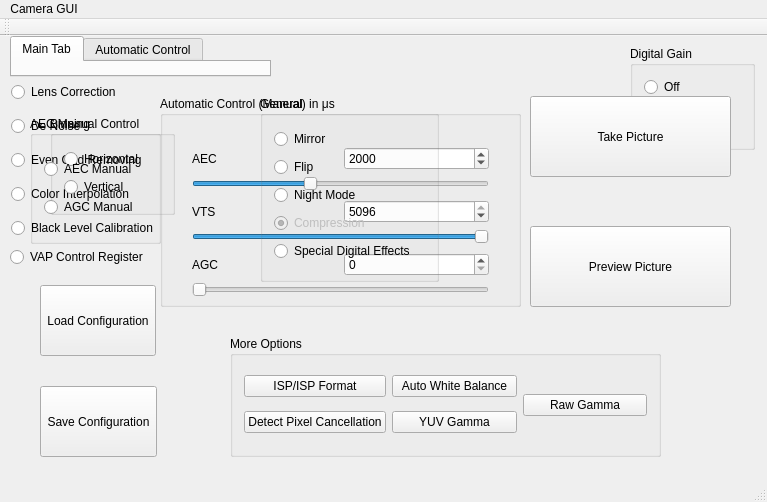
<?xml version="1.0" encoding="UTF-8"?>
<ui version="4.0">
 <class>MainWindow</class>
 <widget class="QMainWindow" name="MainWindow">
  <property name="geometry">
   <rect>
    <x>0</x>
    <y>0</y>
    <width>767</width>
    <height>502</height>
   </rect>
  </property>
  <property name="windowTitle">
   <string>MainWindow</string>
  </property>
  <widget class="QWidget" name="centralWidget">
   <widget class="QGroupBox" name="binningBox">
    <property name="geometry">
     <rect>
      <x>50</x>
      <y>80</y>
      <width>125</width>
      <height>99</height>
     </rect>
    </property>
    <property name="title">
     <string>Binning</string>
    </property>
    <layout class="QVBoxLayout" name="verticalLayout">
     <item>
      <widget class="QRadioButton" name="binningHorizontalRadio">
       <property name="text">
        <string>Horizontal</string>
       </property>
       <property name="autoExclusive">
        <bool>false</bool>
       </property>
      </widget>
     </item>
     <item>
      <widget class="QRadioButton" name="binningVerticalRadio">
       <property name="text">
        <string>Vertical</string>
       </property>
       <property name="autoExclusive">
        <bool>false</bool>
       </property>
      </widget>
     </item>
    </layout>
   </widget>
   <widget class="QGroupBox" name="digitalGainBox">
    <property name="geometry">
     <rect>
      <x>630</x>
      <y>10</y>
      <width>125</width>
      <height>104</height>
     </rect>
    </property>
    <property name="title">
     <string>Digital Gain</string>
    </property>
    <layout class="QVBoxLayout" name="verticalLayout_3">
     <item>
      <widget class="QRadioButton" name="digitalGainOffRadio">
       <property name="text">
        <string>Off</string>
       </property>
      </widget>
     </item>
     <item>
      <layout class="QHBoxLayout" name="horizontalLayout">
       <item>
        <widget class="QSpinBox" name="digitalGainSpin"/>
       </item>
       <item>
        <widget class="QLabel" name="digitalGainLabel">
         <property name="text">
          <string>X</string>
         </property>
        </widget>
       </item>
      </layout>
     </item>
    </layout>
   </widget>
   <widget class="QPushButton" name="takePictureButton">
    <property name="geometry">
     <rect>
      <x>530</x>
      <y>60</y>
      <width>201</width>
      <height>81</height>
     </rect>
    </property>
    <property name="text">
     <string>Take Picture</string>
    </property>
   </widget>
   <widget class="QGroupBox" name="automaticControlBox">
    <property name="geometry">
     <rect>
      <x>160</x>
      <y>60</y>
      <width>361</width>
      <height>211</height>
     </rect>
    </property>
    <property name="title">
     <string>Automatic Control (Manual) in μs</string>
    </property>
    <widget class="QWidget" name="layoutWidget">
     <property name="geometry">
      <rect>
       <x>10</x>
       <y>26</y>
       <width>341</width>
       <height>200</height>
      </rect>
     </property>
     <layout class="QVBoxLayout" name="verticalLayout_9">
      <item>
       <widget class="QFrame" name="automaticControlFrame">
        <layout class="QVBoxLayout" name="verticalLayout_6">
         <item>
          <layout class="QVBoxLayout" name="verticalLayout_4">
           <item>
            <layout class="QHBoxLayout" name="horizontalLayout_2">
             <item>
              <widget class="QLabel" name="automaticControlAECLabel">
               <property name="text">
                <string>AEC</string>
               </property>
              </widget>
             </item>
             <item>
              <widget class="QSpinBox" name="automaticControlAECSpin">
               <property name="maximum">
                <number>5096</number>
               </property>
               <property name="value">
                <number>2000</number>
               </property>
              </widget>
             </item>
            </layout>
           </item>
           <item>
            <widget class="QSlider" name="automaticControlAECSlider">
             <property name="maximum">
              <number>5096</number>
             </property>
             <property name="value">
              <number>2000</number>
             </property>
             <property name="orientation">
              <enum>Qt::Horizontal</enum>
             </property>
            </widget>
           </item>
          </layout>
         </item>
         <item>
          <layout class="QVBoxLayout" name="verticalLayout_11">
           <item>
            <layout class="QHBoxLayout" name="horizontalLayout_5">
             <item>
              <widget class="QLabel" name="automaticControlVTSLabel">
               <property name="text">
                <string>VTS</string>
               </property>
              </widget>
             </item>
             <item>
              <widget class="QSpinBox" name="automaticControlVTSSpin">
               <property name="minimum">
                <number>0</number>
               </property>
               <property name="maximum">
                <number>5096</number>
               </property>
               <property name="value">
                <number>5096</number>
               </property>
              </widget>
             </item>
            </layout>
           </item>
           <item>
            <widget class="QSlider" name="automaticControlVTSSlider">
             <property name="maximum">
              <number>5096</number>
             </property>
             <property name="value">
              <number>5096</number>
             </property>
             <property name="orientation">
              <enum>Qt::Horizontal</enum>
             </property>
            </widget>
           </item>
          </layout>
         </item>
         <item>
          <layout class="QVBoxLayout" name="verticalLayout_5">
           <item>
            <layout class="QHBoxLayout" name="horizontalLayout_3">
             <item>
              <widget class="QLabel" name="automaticControlAGCLabel">
               <property name="text">
                <string>AGC</string>
               </property>
              </widget>
             </item>
             <item>
              <widget class="QSpinBox" name="automaticControlAGCSpin">
               <property name="maximum">
                <number>64</number>
               </property>
              </widget>
             </item>
            </layout>
           </item>
           <item>
            <widget class="QSlider" name="automaticControlAGCSlider">
             <property name="maximum">
              <number>64</number>
             </property>
             <property name="orientation">
              <enum>Qt::Horizontal</enum>
             </property>
            </widget>
           </item>
          </layout>
         </item>
        </layout>
       </widget>
      </item>
     </layout>
    </widget>
   </widget>
   <widget class="QGroupBox" name="groupBox">
    <property name="geometry">
     <rect>
      <x>230</x>
      <y>300</y>
      <width>431</width>
      <height>121</height>
     </rect>
    </property>
    <property name="title">
     <string>More Options</string>
    </property>
    <layout class="QHBoxLayout" name="horizontalLayout_4">
     <item>
      <layout class="QVBoxLayout" name="verticalLayout_7">
       <item>
        <widget class="QPushButton" name="ispButton">
         <property name="text">
          <string>ISP/ISP Format</string>
         </property>
        </widget>
       </item>
       <item>
        <widget class="QPushButton" name="detectPixelCancellationButton">
         <property name="text">
          <string>Detect Pixel Cancellation</string>
         </property>
        </widget>
       </item>
      </layout>
     </item>
     <item>
      <layout class="QVBoxLayout" name="verticalLayout_8">
       <item>
        <widget class="QPushButton" name="autoWhiteBalanceButton">
         <property name="text">
          <string>Auto White Balance</string>
         </property>
        </widget>
       </item>
       <item>
        <widget class="QPushButton" name="yuvGammaButton">
         <property name="text">
          <string>YUV Gamma</string>
         </property>
        </widget>
       </item>
      </layout>
     </item>
     <item>
      <widget class="QPushButton" name="rawGammaButton">
       <property name="text">
        <string>Raw Gamma</string>
       </property>
      </widget>
     </item>
    </layout>
   </widget>
   <widget class="QPushButton" name="saveButton">
    <property name="geometry">
     <rect>
      <x>40</x>
      <y>350</y>
      <width>117</width>
      <height>71</height>
     </rect>
    </property>
    <property name="text">
     <string>Save Configuration</string>
    </property>
   </widget>
   <widget class="QTabWidget" name="tabWidget">
    <property name="geometry">
     <rect>
      <x>10</x>
      <y>0</y>
      <width>261</width>
      <height>41</height>
     </rect>
    </property>
    <property name="currentIndex">
     <number>0</number>
    </property>
    <widget class="QWidget" name="mainTab">
     <attribute name="title">
      <string>Main Tab</string>
     </attribute>
    </widget>
    <widget class="QWidget" name="automaticControlTab">
     <attribute name="title">
      <string>Automatic Control</string>
     </attribute>
    </widget>
   </widget>
   <widget class="QPushButton" name="loadButton">
    <property name="geometry">
     <rect>
      <x>40</x>
      <y>249</y>
      <width>116</width>
      <height>71</height>
     </rect>
    </property>
    <property name="text">
     <string>Load Configuration</string>
    </property>
   </widget>
   <widget class="QRadioButton" name="lensCorrectionRadio">
    <property name="enabled">
     <bool>true</bool>
    </property>
    <property name="geometry">
     <rect>
      <x>11</x>
      <y>45</y>
      <width>118</width>
      <height>22</height>
     </rect>
    </property>
    <property name="mouseTracking">
     <bool>false</bool>
    </property>
    <property name="text">
     <string>Lens Correction</string>
    </property>
    <property name="autoExclusive">
     <bool>false</bool>
    </property>
   </widget>
   <widget class="QRadioButton" name="deNoiseRadio">
    <property name="geometry">
     <rect>
      <x>11</x>
      <y>79</y>
      <width>79</width>
      <height>22</height>
     </rect>
    </property>
    <property name="mouseTracking">
     <bool>false</bool>
    </property>
    <property name="text">
     <string>De Noise</string>
    </property>
    <property name="autoExclusive">
     <bool>false</bool>
    </property>
   </widget>
   <widget class="QRadioButton" name="evenOddRemovingRadio">
    <property name="geometry">
     <rect>
      <x>11</x>
      <y>113</y>
      <width>143</width>
      <height>22</height>
     </rect>
    </property>
    <property name="mouseTracking">
     <bool>false</bool>
    </property>
    <property name="text">
     <string>Even Odd Removing</string>
    </property>
    <property name="autoExclusive">
     <bool>false</bool>
    </property>
   </widget>
   <widget class="QRadioButton" name="colorInterpolationRadio">
    <property name="geometry">
     <rect>
      <x>11</x>
      <y>147</y>
      <width>135</width>
      <height>22</height>
     </rect>
    </property>
    <property name="mouseTracking">
     <bool>false</bool>
    </property>
    <property name="text">
     <string>Color Interpolation</string>
    </property>
    <property name="autoExclusive">
     <bool>false</bool>
    </property>
   </widget>
   <widget class="QRadioButton" name="blackLevelCalibrationRadio">
    <property name="geometry">
     <rect>
      <x>11</x>
      <y>181</y>
      <width>156</width>
      <height>22</height>
     </rect>
    </property>
    <property name="mouseTracking">
     <bool>false</bool>
    </property>
    <property name="text">
     <string>Black Level Calibration</string>
    </property>
    <property name="autoExclusive">
     <bool>false</bool>
    </property>
   </widget>
   <widget class="QRadioButton" name="vapControlRegisterRadio">
    <property name="geometry">
     <rect>
      <x>10</x>
      <y>210</y>
      <width>148</width>
      <height>22</height>
     </rect>
    </property>
    <property name="mouseTracking">
     <bool>false</bool>
    </property>
    <property name="text">
     <string>VAP Control Register</string>
    </property>
    <property name="autoExclusive">
     <bool>false</bool>
    </property>
   </widget>
   <widget class="QPushButton" name="previewPictureButton">
    <property name="geometry">
     <rect>
      <x>530</x>
      <y>190</y>
      <width>201</width>
      <height>81</height>
     </rect>
    </property>
    <property name="text">
     <string>Preview Picture</string>
    </property>
   </widget>
   <widget class="QGroupBox" name="generalBox">
    <property name="geometry">
     <rect>
      <x>260</x>
      <y>60</y>
      <width>179</width>
      <height>186</height>
     </rect>
    </property>
    <property name="title">
     <string>General</string>
    </property>
    <layout class="QVBoxLayout" name="verticalLayout_2">
     <item>
      <widget class="QRadioButton" name="mirrorRadio">
       <property name="mouseTracking">
        <bool>false</bool>
       </property>
       <property name="text">
        <string>Mirror</string>
       </property>
       <property name="autoExclusive">
        <bool>false</bool>
       </property>
      </widget>
     </item>
     <item>
      <widget class="QRadioButton" name="flipRadio">
       <property name="mouseTracking">
        <bool>false</bool>
       </property>
       <property name="text">
        <string>Flip</string>
       </property>
       <property name="autoExclusive">
        <bool>false</bool>
       </property>
      </widget>
     </item>
     <item>
      <widget class="QRadioButton" name="nightModeRadio">
       <property name="mouseTracking">
        <bool>false</bool>
       </property>
       <property name="text">
        <string>Night Mode</string>
       </property>
       <property name="autoExclusive">
        <bool>false</bool>
       </property>
      </widget>
     </item>
     <item>
      <widget class="QRadioButton" name="compressionRadio">
       <property name="enabled">
        <bool>false</bool>
       </property>
       <property name="mouseTracking">
        <bool>false</bool>
       </property>
       <property name="text">
        <string>Compression</string>
       </property>
       <property name="checked">
        <bool>true</bool>
       </property>
       <property name="autoExclusive">
        <bool>false</bool>
       </property>
      </widget>
     </item>
     <item>
      <widget class="QRadioButton" name="specialDigitalEffectsRadio">
       <property name="mouseTracking">
        <bool>false</bool>
       </property>
       <property name="text">
        <string>Special Digital Effects</string>
       </property>
       <property name="autoExclusive">
        <bool>false</bool>
       </property>
      </widget>
     </item>
    </layout>
   </widget>
   <widget class="QGroupBox" name="manualModeAECAGCControlBox">
    <property name="geometry">
     <rect>
      <x>30</x>
      <y>80</y>
      <width>131</width>
      <height>128</height>
     </rect>
    </property>
    <property name="title">
     <string>AEC Manual Control</string>
    </property>
    <layout class="QVBoxLayout" name="verticalLayout_10">
     <item>
      <widget class="QRadioButton" name="manualModeAECRadio">
       <property name="text">
        <string>AEC Manual</string>
       </property>
       <property name="checked">
        <bool>false</bool>
       </property>
       <property name="autoExclusive">
        <bool>false</bool>
       </property>
      </widget>
     </item>
     <item>
      <widget class="QRadioButton" name="manualModeAGCRadio">
       <property name="text">
        <string>AGC Manual</string>
       </property>
       <property name="checked">
        <bool>false</bool>
       </property>
       <property name="autoExclusive">
        <bool>false</bool>
       </property>
      </widget>
     </item>
    </layout>
   </widget>
   <zorder>lensCorrectionRadio</zorder>
   <zorder>deNoiseRadio</zorder>
   <zorder>evenOddRemovingRadio</zorder>
   <zorder>colorInterpolationRadio</zorder>
   <zorder>blackLevelCalibrationRadio</zorder>
   <zorder>vapControlRegisterRadio</zorder>
   <zorder>binningBox</zorder>
   <zorder>digitalGainBox</zorder>
   <zorder>takePictureButton</zorder>
   <zorder>automaticControlBox</zorder>
   <zorder>groupBox</zorder>
   <zorder>saveButton</zorder>
   <zorder>loadButton</zorder>
   <zorder>tabWidget</zorder>
   <zorder>previewPictureButton</zorder>
   <zorder>generalBox</zorder>
   <zorder>manualModeAECAGCControlBox</zorder>
  </widget>
  <widget class="QMenuBar" name="menuBar">
   <property name="geometry">
    <rect>
     <x>0</x>
     <y>0</y>
     <width>767</width>
     <height>25</height>
    </rect>
   </property>
   <widget class="QMenu" name="menuCamera_GUI">
    <property name="title">
     <string>Camera GUI</string>
    </property>
   </widget>
   <addaction name="menuCamera_GUI"/>
  </widget>
  <widget class="QToolBar" name="mainToolBar">
   <attribute name="toolBarArea">
    <enum>TopToolBarArea</enum>
   </attribute>
   <attribute name="toolBarBreak">
    <bool>false</bool>
   </attribute>
  </widget>
  <widget class="QStatusBar" name="statusBar"/>
 </widget>
 <layoutdefault spacing="6" margin="11"/>
 <resources/>
 <connections>
  <connection>
   <sender>automaticControlAGCSpin</sender>
   <signal>valueChanged(int)</signal>
   <receiver>automaticControlAGCSlider</receiver>
   <slot>setValue(int)</slot>
   <hints>
    <hint type="sourcelabel">
     <x>485</x>
     <y>263</y>
    </hint>
    <hint type="destinationlabel">
     <x>446</x>
     <y>289</y>
    </hint>
   </hints>
  </connection>
  <connection>
   <sender>automaticControlAGCSlider</sender>
   <signal>valueChanged(int)</signal>
   <receiver>automaticControlAGCSpin</receiver>
   <slot>setValue(int)</slot>
   <hints>
    <hint type="sourcelabel">
     <x>486</x>
     <y>289</y>
    </hint>
    <hint type="destinationlabel">
     <x>485</x>
     <y>263</y>
    </hint>
   </hints>
  </connection>
  <connection>
   <sender>automaticControlAECSlider</sender>
   <signal>valueChanged(int)</signal>
   <receiver>automaticControlAECSpin</receiver>
   <slot>setValue(int)</slot>
   <hints>
    <hint type="sourcelabel">
     <x>468</x>
     <y>167</y>
    </hint>
    <hint type="destinationlabel">
     <x>485</x>
     <y>141</y>
    </hint>
   </hints>
  </connection>
  <connection>
   <sender>automaticControlAECSpin</sender>
   <signal>valueChanged(int)</signal>
   <receiver>automaticControlAECSlider</receiver>
   <slot>setValue(int)</slot>
   <hints>
    <hint type="sourcelabel">
     <x>485</x>
     <y>141</y>
    </hint>
    <hint type="destinationlabel">
     <x>486</x>
     <y>167</y>
    </hint>
   </hints>
  </connection>
  <connection>
   <sender>automaticControlVTSSpin</sender>
   <signal>valueChanged(int)</signal>
   <receiver>automaticControlVTSSlider</receiver>
   <slot>setValue(int)</slot>
   <hints>
    <hint type="sourcelabel">
     <x>485</x>
     <y>202</y>
    </hint>
    <hint type="destinationlabel">
     <x>297</x>
     <y>228</y>
    </hint>
   </hints>
  </connection>
  <connection>
   <sender>automaticControlVTSSlider</sender>
   <signal>valueChanged(int)</signal>
   <receiver>automaticControlVTSSpin</receiver>
   <slot>setValue(int)</slot>
   <hints>
    <hint type="sourcelabel">
     <x>381</x>
     <y>228</y>
    </hint>
    <hint type="destinationlabel">
     <x>485</x>
     <y>202</y>
    </hint>
   </hints>
  </connection>
 </connections>
</ui>
